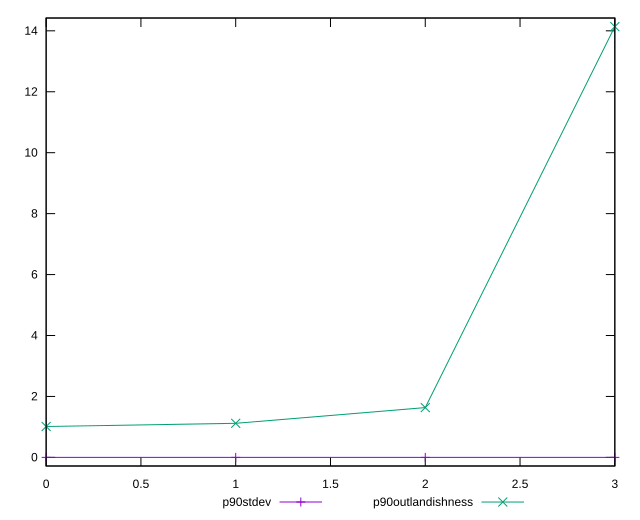

This figure's gnuplot source:
reset

$p90Stdev <<EOF
0 2.2107578943183862e-17
1 1.2102553906987999e-17
2 4.5590621267830645e-18
3 3.3500009750620404e-18
EOF

$p90Outlandishness <<EOF
0 1.0140956707687123
1 1.1183062500000003
2 1.6343065599999989
3 14.137599999999999
EOF

set key outside below
set xrange [0:3]
set yrange [-0.282752:14.420352]
set trange [-0.282752:14.420352]
set terminal svg size 640, 520 enhanced background rgb 'white'
set output "reports/report_00032_2021-02-25T10-28-15.087Z/meta/score-difference/progression/stddev.svg"

plot $p90Stdev title "p90stdev" with linespoints, \
     $p90Outlandishness title "p90outlandishness" with linespoints

reset
